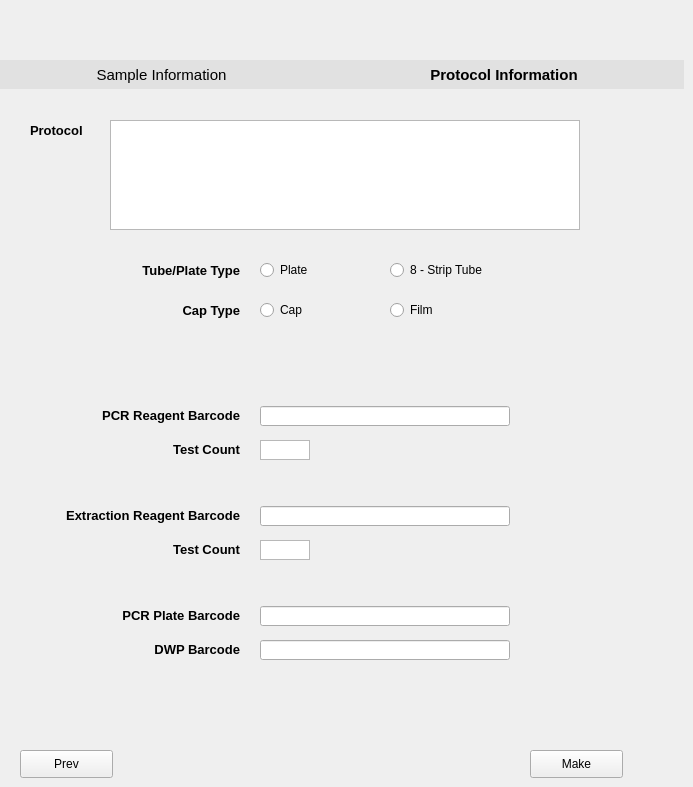
   <widget class="QWidget" name="tab_2">
    <attribute name="title">
     <string>Tab_2</string>
    </attribute>
    <widget class="QLabel" name="label_protocol">
     <property name="geometry">
      <rect>
       <x>30</x>
       <y>120</y>
       <width>100</width>
       <height>20</height>
      </rect>
     </property>
     <property name="font">
      <font>
       <pointsize>10</pointsize>
       <weight>75</weight>
       <bold>true</bold>
      </font>
     </property>
     <property name="text">
      <string>Protocol</string>
     </property>
    </widget>
    <widget class="QListWidget" name="listWidget_protocol">
     <property name="geometry">
      <rect>
       <x>110</x>
       <y>120</y>
       <width>470</width>
       <height>110</height>
      </rect>
     </property>
    </widget>
    <widget class="QPushButton" name="pushButton_run">
     <property name="geometry">
      <rect>
       <x>530</x>
       <y>750</y>
       <width>93</width>
       <height>28</height>
      </rect>
     </property>
     <property name="text">
      <string>Make</string>
     </property>
    </widget>
    <widget class="QLabel" name="label_tube_type">
     <property name="geometry">
      <rect>
       <x>40</x>
       <y>260</y>
       <width>200</width>
       <height>20</height>
      </rect>
     </property>
     <property name="font">
      <font>
       <pointsize>10</pointsize>
       <weight>75</weight>
       <bold>true</bold>
      </font>
     </property>
     <property name="text">
      <string>Tube/Plate Type</string>
     </property>
     <property name="alignment">
      <set>Qt::AlignRight|Qt::AlignTrailing|Qt::AlignVCenter</set>
     </property>
    </widget>
    <widget class="QRadioButton" name="radioButton_tube_1">
     <property name="geometry">
      <rect>
       <x>260</x>
       <y>260</y>
       <width>110</width>
       <height>20</height>
      </rect>
     </property>
     <property name="text">
      <string>Plate</string>
     </property>
     <attribute name="buttonGroup">
      <string notr="true">TubeType</string>
     </attribute>
    </widget>
    <widget class="QRadioButton" name="radioButton_tube_2">
     <property name="geometry">
      <rect>
       <x>390</x>
       <y>260</y>
       <width>110</width>
       <height>20</height>
      </rect>
     </property>
     <property name="text">
      <string>8 - Strip Tube</string>
     </property>
     <attribute name="buttonGroup">
      <string notr="true">TubeType</string>
     </attribute>
    </widget>
    <widget class="QLabel" name="label_cap_type">
     <property name="geometry">
      <rect>
       <x>40</x>
       <y>300</y>
       <width>200</width>
       <height>20</height>
      </rect>
     </property>
     <property name="font">
      <font>
       <pointsize>10</pointsize>
       <weight>75</weight>
       <bold>true</bold>
      </font>
     </property>
     <property name="text">
      <string>Cap Type</string>
     </property>
     <property name="alignment">
      <set>Qt::AlignRight|Qt::AlignTrailing|Qt::AlignVCenter</set>
     </property>
    </widget>
    <widget class="QRadioButton" name="radioButton_cap_1">
     <property name="geometry">
      <rect>
       <x>260</x>
       <y>300</y>
       <width>110</width>
       <height>20</height>
      </rect>
     </property>
     <property name="text">
      <string>Cap</string>
     </property>
     <attribute name="buttonGroup">
      <string notr="true">CapType</string>
     </attribute>
    </widget>
    <widget class="QRadioButton" name="radioButton_cap_2">
     <property name="geometry">
      <rect>
       <x>390</x>
       <y>300</y>
       <width>110</width>
       <height>20</height>
      </rect>
     </property>
     <property name="text">
      <string>Film</string>
     </property>
     <attribute name="buttonGroup">
      <string notr="true">CapType</string>
     </attribute>
    </widget>
    <widget class="QLineEdit" name="lineEdit_pcr_bcd">
     <property name="geometry">
      <rect>
       <x>260</x>
       <y>406</y>
       <width>250</width>
       <height>20</height>
      </rect>
     </property>
     <property name="font">
      <font>
       <kerning>true</kerning>
      </font>
     </property>
     <property name="styleSheet">
      <string notr="true"/>
     </property>
    </widget>
    <widget class="QLabel" name="label_pcr_bcd">
     <property name="geometry">
      <rect>
       <x>40</x>
       <y>400</y>
       <width>200</width>
       <height>30</height>
      </rect>
     </property>
     <property name="font">
      <font>
       <pointsize>10</pointsize>
       <weight>75</weight>
       <bold>true</bold>
      </font>
     </property>
     <property name="text">
      <string>PCR Reagent Barcode</string>
     </property>
     <property name="alignment">
      <set>Qt::AlignRight|Qt::AlignTrailing|Qt::AlignVCenter</set>
     </property>
    </widget>
    <widget class="QLabel" name="label_testcount">
     <property name="geometry">
      <rect>
       <x>40</x>
       <y>434</y>
       <width>200</width>
       <height>30</height>
      </rect>
     </property>
     <property name="font">
      <font>
       <pointsize>10</pointsize>
       <weight>75</weight>
       <bold>true</bold>
      </font>
     </property>
     <property name="text">
      <string>Test Count</string>
     </property>
     <property name="alignment">
      <set>Qt::AlignRight|Qt::AlignTrailing|Qt::AlignVCenter</set>
     </property>
    </widget>
    <widget class="QTextBrowser" name="textBrowser_testcount">
     <property name="geometry">
      <rect>
       <x>260</x>
       <y>440</y>
       <width>50</width>
       <height>20</height>
      </rect>
     </property>
     <property name="verticalScrollBarPolicy">
      <enum>Qt::ScrollBarAlwaysOff</enum>
     </property>
     <property name="html">
      <string>&lt;!DOCTYPE HTML PUBLIC &quot;-//W3C//DTD HTML 4.0//EN&quot; &quot;http://www.w3.org/TR/REC-html40/strict.dtd&quot;&gt;
&lt;html&gt;&lt;head&gt;&lt;meta name=&quot;qrichtext&quot; content=&quot;1&quot; /&gt;&lt;style type=&quot;text/css&quot;&gt;
p, li { white-space: pre-wrap; }
&lt;/style&gt;&lt;/head&gt;&lt;body style=&quot; font-family:'Gulim'; font-size:9pt; font-weight:400; font-style:normal;&quot;&gt;
&lt;p style=&quot;-qt-paragraph-type:empty; margin-top:0px; margin-bottom:0px; margin-left:0px; margin-right:0px; -qt-block-indent:0; text-indent:0px;&quot;&gt;&lt;br /&gt;&lt;/p&gt;&lt;/body&gt;&lt;/html&gt;</string>
     </property>
    </widget>
    <widget class="QPushButton" name="pushButton_smp_info_2">
     <property name="geometry">
      <rect>
       <x>-1</x>
       <y>60</y>
       <width>325</width>
       <height>29</height>
      </rect>
     </property>
     <property name="font">
      <font>
       <pointsize>11</pointsize>
       <weight>50</weight>
       <bold>false</bold>
      </font>
     </property>
     <property name="styleSheet">
      <string notr="true">border-style: outset;
background-color: rgb(225, 225, 225);
border-width: 0px;


</string>
     </property>
     <property name="text">
      <string>Sample Information</string>
     </property>
    </widget>
    <widget class="QPushButton" name="pushButton_protocol_info_2">
     <property name="geometry">
      <rect>
       <x>324</x>
       <y>60</y>
       <width>360</width>
       <height>29</height>
      </rect>
     </property>
     <property name="font">
      <font>
       <pointsize>11</pointsize>
       <weight>75</weight>
       <bold>true</bold>
      </font>
     </property>
     <property name="styleSheet">
      <string notr="true">border-style: outset;
background-color: rgb(225, 225, 225);
border-width: 0px;


</string>
     </property>
     <property name="text">
      <string>Protocol Information</string>
     </property>
    </widget>
    <widget class="QPushButton" name="pushButton_prev_1">
     <property name="geometry">
      <rect>
       <x>20</x>
       <y>750</y>
       <width>93</width>
       <height>28</height>
      </rect>
     </property>
     <property name="text">
      <string>Prev</string>
     </property>
    </widget>
    <widget class="QLabel" name="label_extraction_bcd">
     <property name="geometry">
      <rect>
       <x>40</x>
       <y>500</y>
       <width>200</width>
       <height>30</height>
      </rect>
     </property>
     <property name="font">
      <font>
       <pointsize>10</pointsize>
       <weight>75</weight>
       <bold>true</bold>
      </font>
     </property>
     <property name="text">
      <string>Extraction Reagent Barcode</string>
     </property>
     <property name="alignment">
      <set>Qt::AlignRight|Qt::AlignTrailing|Qt::AlignVCenter</set>
     </property>
    </widget>
    <widget class="QLineEdit" name="lineEdit_Extraction_bcd">
     <property name="geometry">
      <rect>
       <x>260</x>
       <y>506</y>
       <width>250</width>
       <height>20</height>
      </rect>
     </property>
     <property name="font">
      <font>
       <kerning>true</kerning>
      </font>
     </property>
     <property name="styleSheet">
      <string notr="true"/>
     </property>
    </widget>
    <widget class="QTextBrowser" name="textBrowser_extractioncount">
     <property name="geometry">
      <rect>
       <x>260</x>
       <y>540</y>
       <width>50</width>
       <height>20</height>
      </rect>
     </property>
     <property name="verticalScrollBarPolicy">
      <enum>Qt::ScrollBarAlwaysOff</enum>
     </property>
     <property name="html">
      <string>&lt;!DOCTYPE HTML PUBLIC &quot;-//W3C//DTD HTML 4.0//EN&quot; &quot;http://www.w3.org/TR/REC-html40/strict.dtd&quot;&gt;
&lt;html&gt;&lt;head&gt;&lt;meta name=&quot;qrichtext&quot; content=&quot;1&quot; /&gt;&lt;style type=&quot;text/css&quot;&gt;
p, li { white-space: pre-wrap; }
&lt;/style&gt;&lt;/head&gt;&lt;body style=&quot; font-family:'Gulim'; font-size:9pt; font-weight:400; font-style:normal;&quot;&gt;
&lt;p style=&quot;-qt-paragraph-type:empty; margin-top:0px; margin-bottom:0px; margin-left:0px; margin-right:0px; -qt-block-indent:0; text-indent:0px;&quot;&gt;&lt;br /&gt;&lt;/p&gt;&lt;/body&gt;&lt;/html&gt;</string>
     </property>
    </widget>
    <widget class="QLabel" name="label_extractioncount">
     <property name="geometry">
      <rect>
       <x>40</x>
       <y>534</y>
       <width>200</width>
       <height>30</height>
      </rect>
     </property>
     <property name="font">
      <font>
       <pointsize>10</pointsize>
       <weight>75</weight>
       <bold>true</bold>
      </font>
     </property>
     <property name="text">
      <string>Test Count</string>
     </property>
     <property name="alignment">
      <set>Qt::AlignRight|Qt::AlignTrailing|Qt::AlignVCenter</set>
     </property>
    </widget>
    <widget class="QLabel" name="label_PCR_plate">
     <property name="geometry">
      <rect>
       <x>40</x>
       <y>600</y>
       <width>200</width>
       <height>30</height>
      </rect>
     </property>
     <property name="font">
      <font>
       <pointsize>10</pointsize>
       <weight>75</weight>
       <bold>true</bold>
      </font>
     </property>
     <property name="text">
      <string>PCR Plate Barcode</string>
     </property>
     <property name="alignment">
      <set>Qt::AlignRight|Qt::AlignTrailing|Qt::AlignVCenter</set>
     </property>
    </widget>
    <widget class="QLineEdit" name="lineEdit_PCR_plate">
     <property name="geometry">
      <rect>
       <x>260</x>
       <y>606</y>
       <width>250</width>
       <height>20</height>
      </rect>
     </property>
     <property name="font">
      <font>
       <kerning>true</kerning>
      </font>
     </property>
     <property name="styleSheet">
      <string notr="true"/>
     </property>
    </widget>
    <widget class="QLabel" name="label_DWP">
     <property name="geometry">
      <rect>
       <x>40</x>
       <y>634</y>
       <width>200</width>
       <height>30</height>
      </rect>
     </property>
     <property name="font">
      <font>
       <pointsize>10</pointsize>
       <weight>75</weight>
       <bold>true</bold>
      </font>
     </property>
     <property name="text">
      <string>DWP Barcode</string>
     </property>
     <property name="alignment">
      <set>Qt::AlignRight|Qt::AlignTrailing|Qt::AlignVCenter</set>
     </property>
    </widget>
    <widget class="QLineEdit" name="lineEdit_DWP">
     <property name="geometry">
      <rect>
       <x>260</x>
       <y>640</y>
       <width>250</width>
       <height>20</height>
      </rect>
     </property>
     <property name="font">
      <font>
       <kerning>true</kerning>
      </font>
     </property>
     <property name="styleSheet">
      <string notr="true"/>
     </property>
    </widget>
    <widget class="QPushButton" name="pushButton_hidden">
     <property name="geometry">
      <rect>
       <x>77</x>
       <y>408</y>
       <width>15</width>
       <height>15</height>
      </rect>
     </property>
     <property name="styleSheet">
      <string notr="true">border-style: outset;
border-width: 0 px;
border-color: black;</string>
     </property>
     <property name="text">
      <string/>
     </property>
    </widget>
   </widget>
